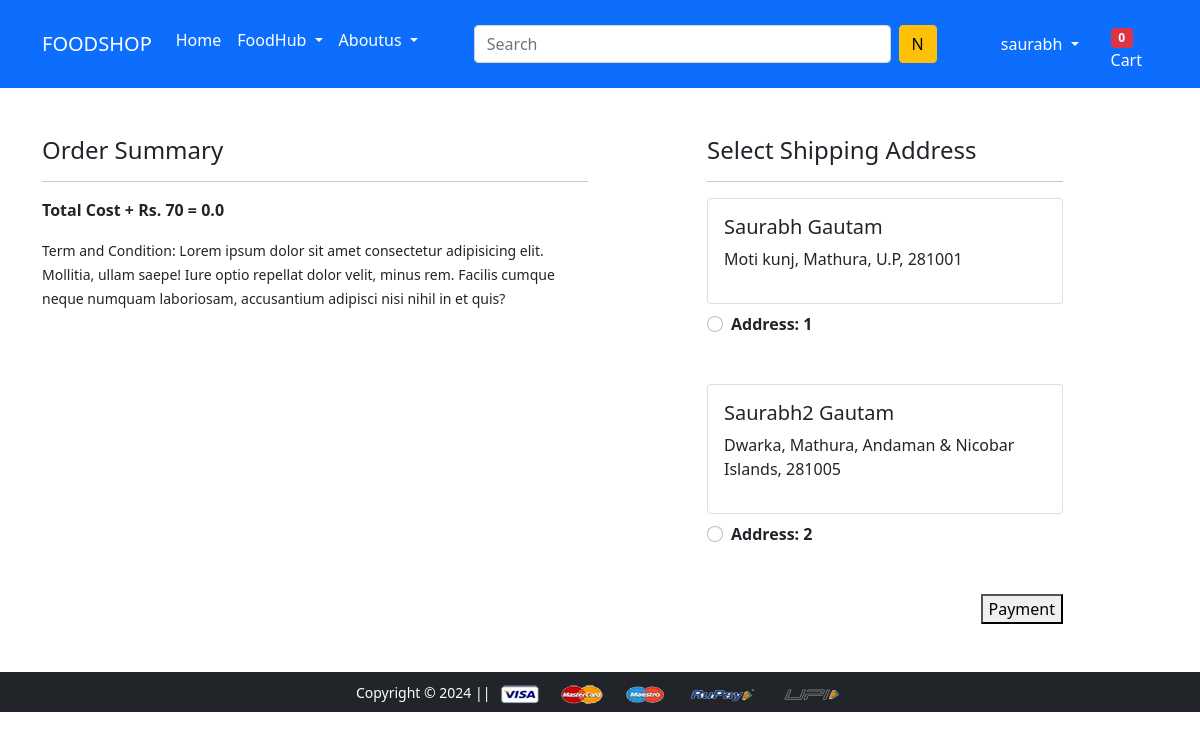
Screenshot of /checkout/ (signed in) with the database file from the repository.
### app/models.py (models this page shows, shortened)
class Customer(models.Model):
    user = models.ForeignKey(User, on_delete=models.CASCADE)
    name = models.CharField(max_length=200)
    locality = models.CharField(max_length=200)
    city = models.CharField(max_length=200)
    zipcode = models.IntegerField()
    state = models.CharField(choices = STATE_CHOICES, max_length=200)

### app/views.py (the view)
# urls.py: path('checkout/', views.checkout, name='checkout'),
@login_required
def checkout(request):
    user = request.user
    add = Customer.objects.filter(user=user)
    cart_items = Cart.objects.filter(user=user)
    amount = 0.0
    shipping_amount = 70.0
    totalamount = 0.0
    cart_product = [p for p in Cart.objects.all() if p.user == request.user]
    if cart_product:
        for p in cart_product:
            tempamount = int (p.quantity * p.product.discounted_price)
            amount += tempamount
        totalamount = amount + int(shipping_amount)
    if request.user.is_authenticated:
        totalitem = len(Cart.objects.filter(user=request.user))
        client = razorpay.Client(auth=(settings.KEY, settings.SECRET))
        Payment = client.order.create({'amount' : totalamount ,'currency': 'INR', 'payment_capture': 1 })
        print(Payment)
    return render(request, 'app/checkout.html', {'add': add, 'totalamount': totalamount, 'cart_items': cart_items, 'totalitem': totalitem, 'Payment': Payment})

### app/templates/app/checkout.html (shortened to what this page needs)
{% extends 'app/base.html' %}
{% load static %}
{% block main-content %}
<div class="container">
  <div class="row mt-5">
    <div class="col-sm-6">
      <h4>Order Summary</h4>
      <hr>
      <p class="fw-bold">Total Cost + Rs. 70 = {{totalamount}} </p>
      <small>Term and Condition: Lorem ipsum dolor sit amet consectetur adipisicing elit. Mollitia, ullam saepe! Iure
        optio repellat dolor velit, minus rem. Facilis cumque neque numquam laboriosam, accusantium adipisci nisi nihil
        in et quis?</small>
    </div>
    <div class="col-sm-4 offset-sm-1">
      <h4>Select Shipping Address</h4>
      <hr>
      <form action="/paymentdone" id="myform">
        {% for ad in add %}
        <div class="card">
          <div class="card-body">
            <h5>{{ad.name}}</h5>
            <p>{{ad.locality}}, {{ad.city}}, {{ad.state}}, {{ad.zipcode}}</p>
          </div>
        </div>
        <div class="form-check mt-2 mb-5">
          <input class="form-check-input" type="radio" name="custid" id="custadd{{forloop.counter}}" value="{{ad.id}}">
          <label class="form-check-label fw-bold" for="">
            Address: {{forloop.counter}} </label>
        </div>
        {% endfor %}
        <div class="text-end">
          <button id="rzp-button1">Payment</button>
        </div>
      </form>
    </div>
  </div>
</div>
{% endblock main-content %}

### app/templates/app/base.html (shortened to what this page needs)
<!doctype html>
{% load static %}
<html lang="en">
<head>
  <link href="https://cdn.jsdelivr.net/npm/bootstrap@5.0.0-beta1/dist/css/bootstrap.min.css" rel="stylesheet"
>
  <link rel="stylesheet" href="{% static 'app/css/owl.carousel.min.css' %}">
  <link rel="stylesheet" href="{% static 'app/css/all.min.css' %}">
  <link rel="stylesheet" href="{% static 'app/css/style.css' %}">
</head>
<body>
  <nav class="navbar navbar-expand-lg navbar-dark bg-primary">
    <div class="container">
      <a class="navbar-brand" href="/">FOODSHOP</a>
      <div class="collapse navbar-collapse" id="navbarSupportedContent">
        <ul class="navbar-nav me-auto mb-2 mb-lg-0">
          <li class="nav-item">
            <a class="nav-link active" aria-current="page" href="/">Home</a>
          </li>
          <li class="nav-item dropdown">
            <a class="nav-link dropdown-toggle text-white" href="#" id="foodsDropdown" role="button"
              data-bs-toggle="dropdown" aria-expanded="false">
              FoodHub
            </a>
          </li>
          <li class="nav-item dropdown">
            <a class="nav-link dropdown-toggle text-white" href="#" id="foodshopDropdown" role="button"
              data-bs-toggle="dropdown" aria-expanded="false">
              Aboutus
            </a>
            <ul class="dropdown-menu" aria-labelledby="foodshopDropdown">
              <li><a class="dropdown-item" href="#"</a></li>
            </ul>
          </li>
        </ul>
        <form method='get' action="/search" class="d-flex">
          <input class="form-control me-2" type="search" placeholder="Search" aria-label="Search" name="search" id='search'>
          <button class="btn btn-warning" type="submit">N</button>
        </form>
        <div>
          <ul class="navbar-nav me-auto mb-2 mb-lg-0">
            {% if request.user.is_authenticated %}
            <li class="nav-item dropdown mx-2">
              <a class="nav-link dropdown-toggle text-white" href="#" id="profileDropdown" role="button"
                data-bs-toggle="dropdown" aria-expanded="false">
                {{request.user}}
              </a>
            </li>
            <li class="nav-item mx-2">
              <a href="{% url 'showcart' %}" class="nav-link text-white"><span class="badge bg-danger">{{totalitem}}</span> Cart
              </a>
            </li>
            {% endif %}
          </ul>
        </div>
      </div>
    </div>
  </nav>
  {% block main-content %} {% endblock main-content %}
  <footer class="container-fluid bg-dark text-center p-2 mt-5">
    <small class="text-white">Copyright &copy; 2024 || </small>
    <img src="{% static 'app/images/payment.png' %}" alt="" srcset="" class="img-fluid" height="2px">
  </footer>
</body>
</html>

### rows the page displays
Customer: name "Saurabh Gautam", locality "Moti kunj", city "Mathura", state "U.P", zipcode "281001"
Customer: name "Saurabh2 Gautam", locality "Dwarka", city "Mathura", state "Andaman & Nicobar Islands", zipcode "281005"

### other values shown
{{ request.user }} "saurabh"
{{ totalitem }} "0"
{{ totalamount }} "0.0"
